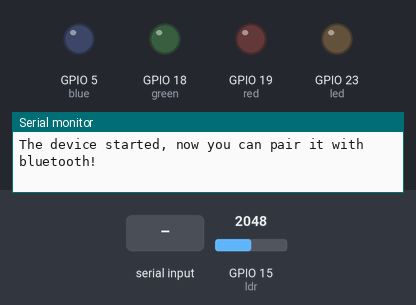
A sketch run on a simulated ESP32. On the bench: output pins drawn as LEDs (lit = HIGH), the last lines printed to the serial monitor. The test bench sets the inputs (shaded band); at power-on: GPIO 15 (ldr) = 2048. Nothing arrives over Bluetooth unless stated.

Above: at 1.2 s.
1.3 s: "B" received over the second serial link
At 2.5 s:
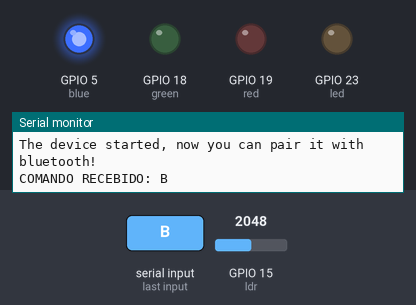
2.8 s: "R" received over the second serial link
At 3.6 s:
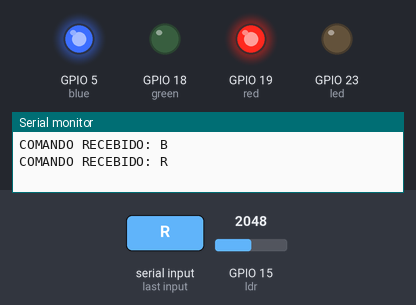
4.3 s: "b" received over the second serial link
At 4.8 s:
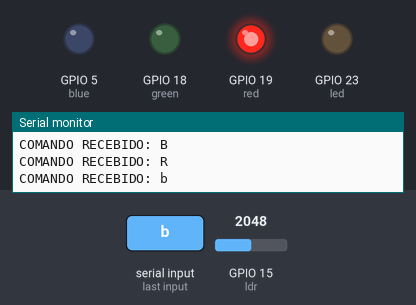
5.8 s: "G" received over the second serial link
At 7.0 s:
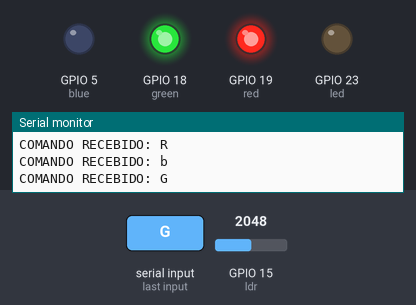
7.3 s: "r" received over the second serial link
At 8.2 s:
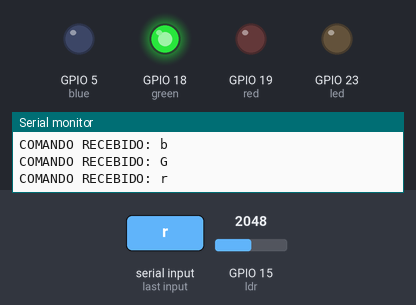
8.8 s: "B" received over the second serial link
At 9.4 s:
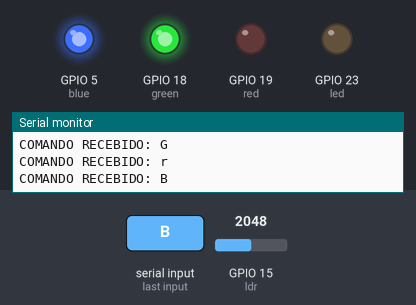
Timing chart, 0 to 11.3 s (numbered marks = the images above; inputs shaded):
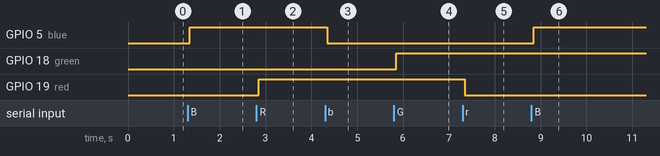

Measured:
- after the input at 1.3 s, GPIO 5 (blue): LOW → HIGH after 0.05 s
- after the input at 2.8 s, GPIO 19 (red): LOW → HIGH after 0.05 s
- after the input at 4.3 s, GPIO 5 (blue): HIGH → LOW after 0.05 s
- after the input at 5.8 s, GPIO 18 (green): LOW → HIGH after 0.05 s
- after the input at 7.3 s, GPIO 19 (red): HIGH → LOW after 0.05 s
- after the input at 8.8 s, GPIO 5 (blue): LOW → HIGH after 0.05 s

The sketch:

Bluetooth.ino
```cpp
#include "BluetoothSerial.h"

#define led 23
#define ldr 15
#define blue 5
#define green 18
#define red 19


unsigned long previousMillis = 0;
const long interval = 5000;


int lumens = 0, brilhoLED = 0;
bool ativoLED = false;

#if !defined(CONFIG_BT_ENABLED) || !defined(CONFIG_BLUEDROID_ENABLED)
#error Bluetooth is not enabled! Please run `make menuconfig` to and enable it
#endif

BluetoothSerial SerialBT;

void setup() {
  pinMode(ldr, INPUT);     // LDR
  pinMode(led, OUTPUT);    // LED PWM
  pinMode(blue, OUTPUT);   // LED AZUL
  pinMode(red, OUTPUT);    // LED VERMELHO
  pinMode(green, OUTPUT);  // LED VERDE


  digitalWrite(blue, LOW);
  digitalWrite(red, LOW);
  digitalWrite(green, LOW);
  analogWrite(led, 0);

  Serial.begin(115200);
  SerialBT.begin("Casa Inteligente");  //Bluetooth device name
  Serial.println("The device started, now you can pair it with bluetooth!");
}

void loop() {
  unsigned long currentMillis = millis();


  /// LDR
  lumens = analogRead(ldr);

  /// LED PWM
  brilhoLED = map(lumens, 200, 1650, 254, 0);
  if (brilhoLED < 60) brilhoLED = 0;
  if (brilhoLED > 200) brilhoLED = 255;

  if(ativoLED){
    analogWrite(led, brilhoLED);
    String envio = "{" + String(lumens) + "}";

    if (currentMillis - previousMillis >= interval){
      previousMillis = currentMillis;
      SerialBT.println(envio);
    }


  }else{
    analogWrite(led, 0);
  }

  if (SerialBT.available()) {
    char comandoRecebido = SerialBT.read();
    delay(50);
    Serial.print("COMANDO RECEBIDO: ");
    Serial.println(comandoRecebido);


    switch (comandoRecebido) {
      case 'B':
        digitalWrite(blue, HIGH);
        break;
      case 'b':
        digitalWrite(blue, LOW);
        break;

      case 'R':
        digitalWrite(red, HIGH);
        break;
      case 'r':
        digitalWrite(red, LOW);
        break;

      case 'G':
        digitalWrite(green, HIGH);
        break;
      case 'g':
        digitalWrite(green, LOW);
        break;

      case 'L':
        ativoLED = true;
        break;
      case 'l':
        ativoLED = false;
        break;

      case 'O':
        digitalWrite(blue, LOW);
        digitalWrite(red, LOW);
        digitalWrite(green, LOW);
        delay(20);
        break;
    }
  }

}
```
